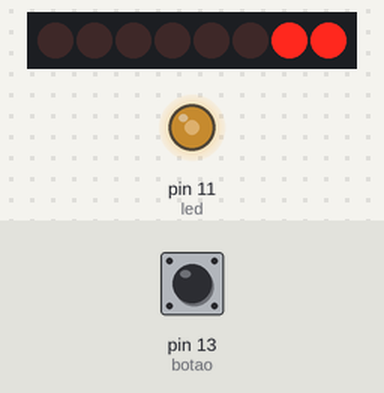
Recording of a sketch running on a simulated Arduino Uno, built with avr-gcc and run on an emulated ATmega328P. On the bench: 8 shift-register outputs drawn as a row of LEDs (first output left, lit = HIGH), output pins drawn as LEDs (lit = HIGH). Wiring (inferred from the names in the program): shift register (74HC595): data pin 6; shift clock pin 5; latch pin 4. Wiring (inferred from the signals the program sends): row of LEDs: on Q0, Q1, Q2, Q3, Q4, Q5, Q6, Q7. Inputs (shaded band) come from the test bench; at power-on: pin 13 (botao) HIGH. Pins used as bus, display or sensor lines are not drawn.

Above: at 1.2 s.
1.3 s: pin 13 (botao) pulled LOW for 0.15 s
At 1.42 s:
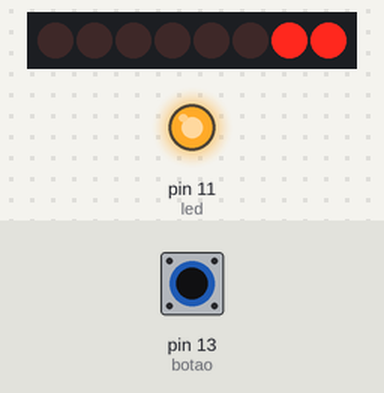
2.9 s: pin 13 (botao) pulled LOW for 1 s
At 4.2 s:
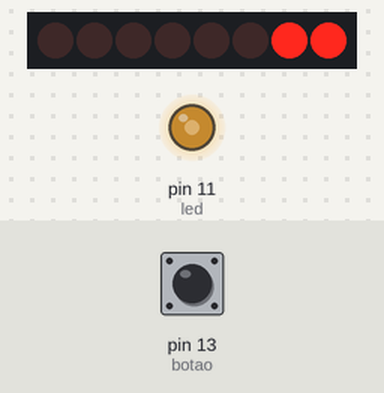
5.4 s: pin 13 (botao) pulled LOW for 3.2 s
At 6.1 s:
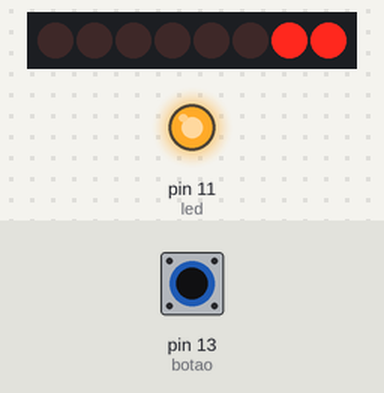
10.1 s: pin 13 (botao) pulsed LOW 5 times (0.12 s each, 0.3 s apart)
At 10.51 s:
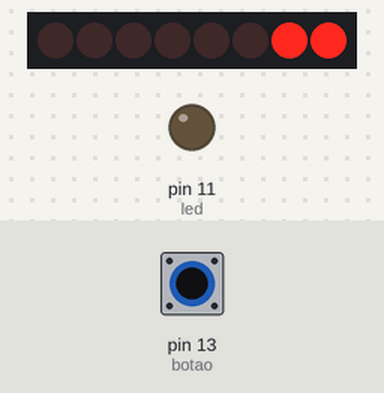
Timing chart, 0 to 13.1 s (numbered marks = the images above; inputs shaded):
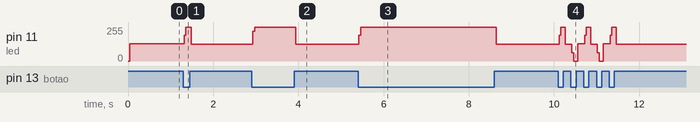

Measured:
- after the input at 1.3 s, pin 11 (led): 128/255 → 255/255 at once, → 127/255 0.17 s later
- after the input at 2.9 s, pin 11 (led): 127/255 → 255/255 at once, → 127/255 1.0 s later
- after the input at 5.4 s, pin 11 (led): 127/255 → 255/255 at once, → 127/255 3.2 s later
- after the input at 10.1 s, pin 11 (led): 127/255 → 193/255 at once, then repeats every 0.60 s: 255/255 0.10 s, 127/255 0.16 s, 62/255 0.04 s, 0/255 0.10 s, 128/255 0.16 s, 193/255 0.04 s, until it stays 127/255 from 11.5 s

The sketch:

_74hc595_arduino.ino
```cpp
#define led 11
#define led2 12
#define botao 13
int latchPin = 4;
int clockPin = 5;
int dataPin = 6;
void setup(){
  pinMode(led, OUTPUT);
  pinMode(botao, INPUT_PULLUP);
  pinMode(latchPin, OUTPUT);
  pinMode(clockPin, OUTPUT);
  pinMode(dataPin, OUTPUT);
  digitalWrite(led, LOW);
  digitalWrite(led2, HIGH);
}
void loop(){
  if(digitalRead(botao)){
    digitalWrite(led, !digitalRead(led));
  }
  digitalWrite(4, LOW);
  shiftOut(6, 5, LSBFIRST, 0b00000011);
  digitalWrite(4, HIGH);
}
```
